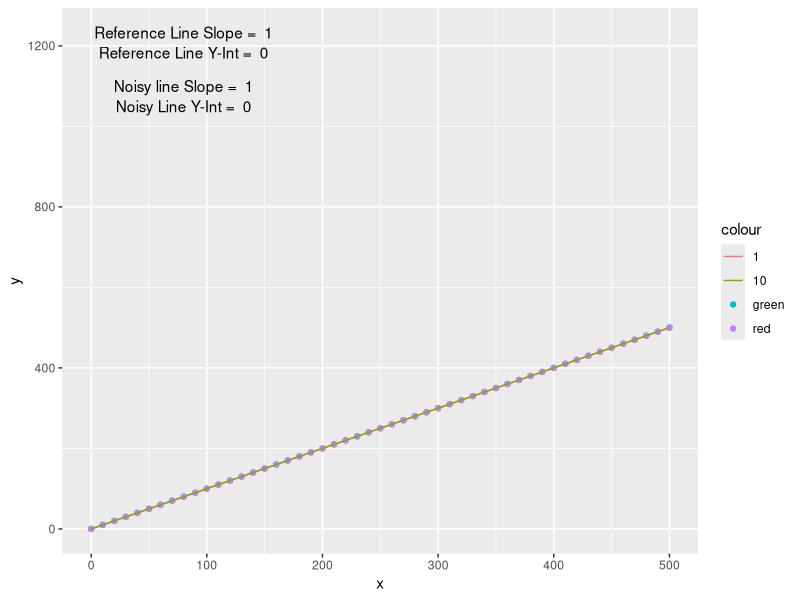
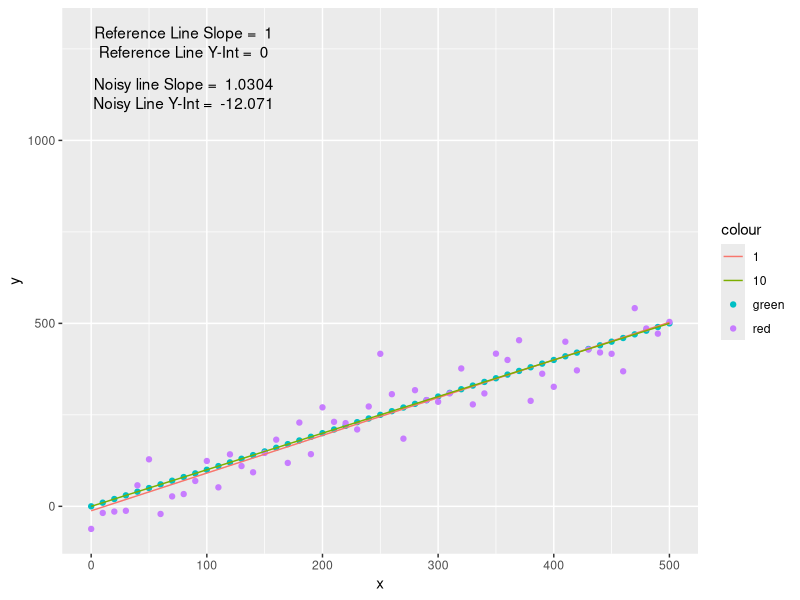
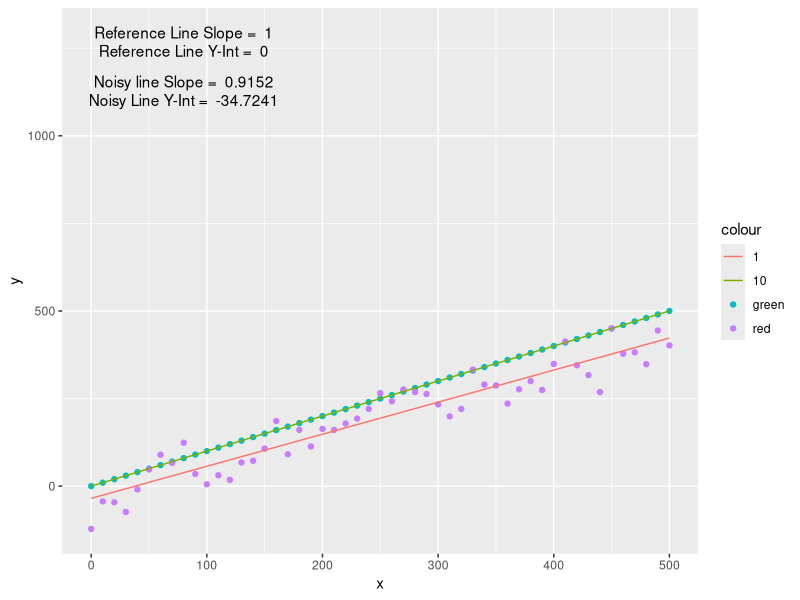
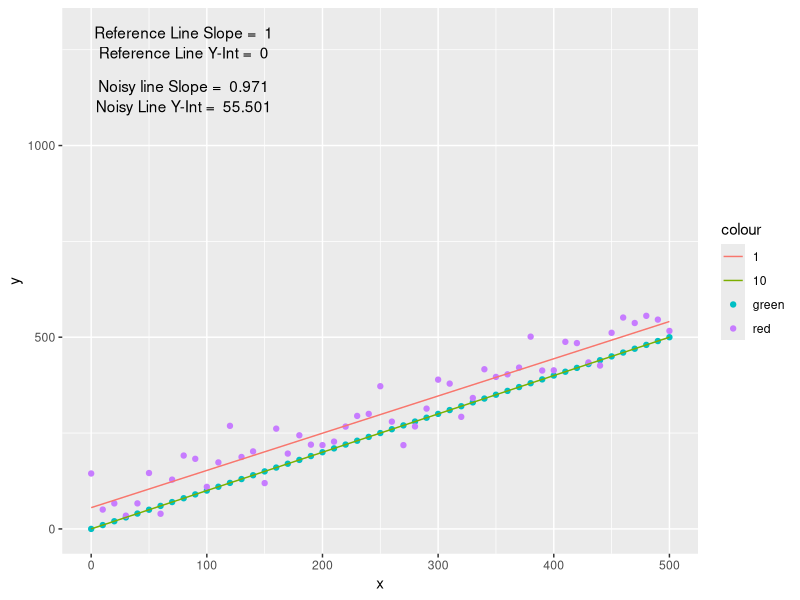
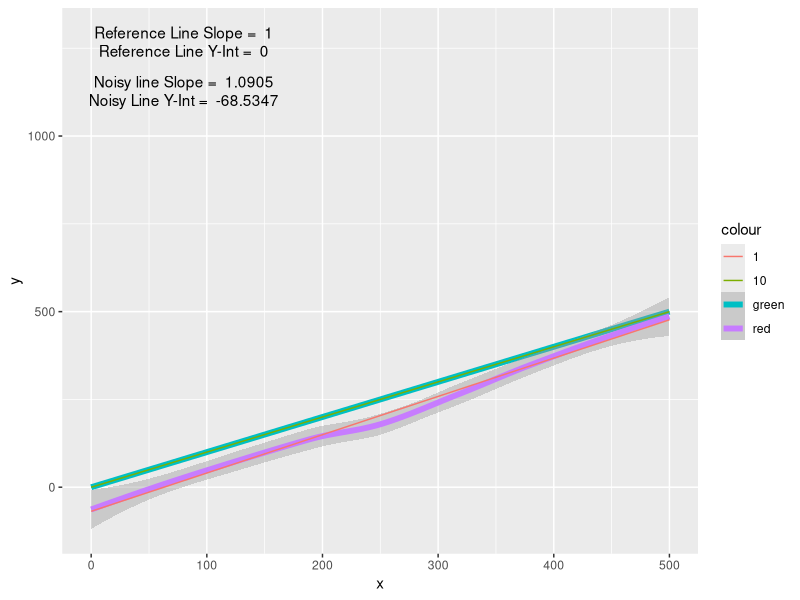
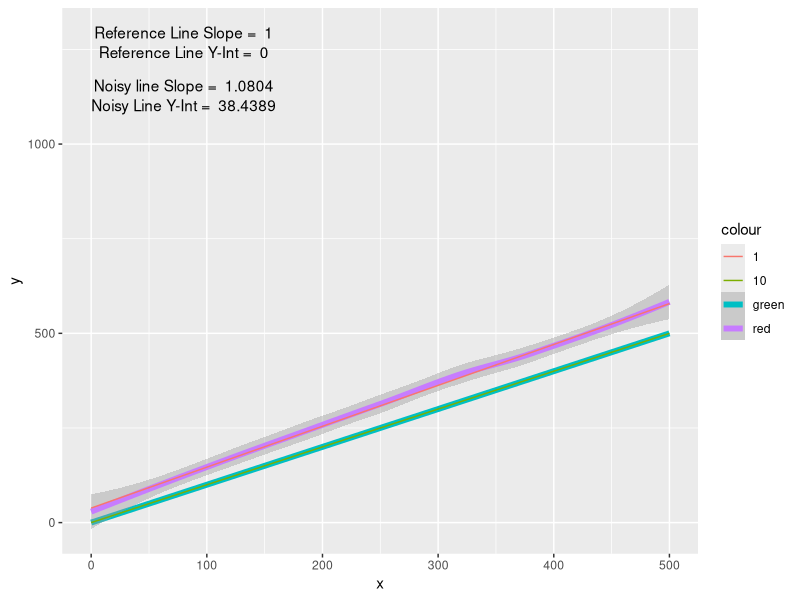
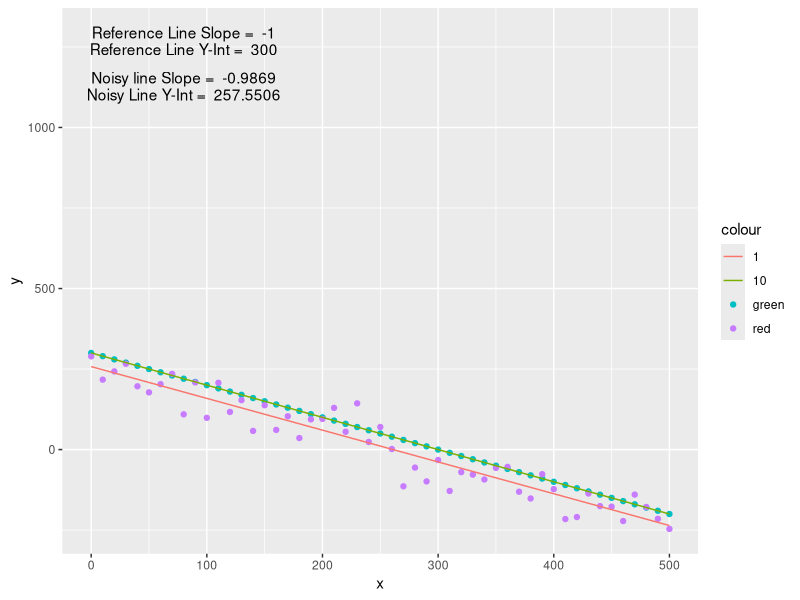
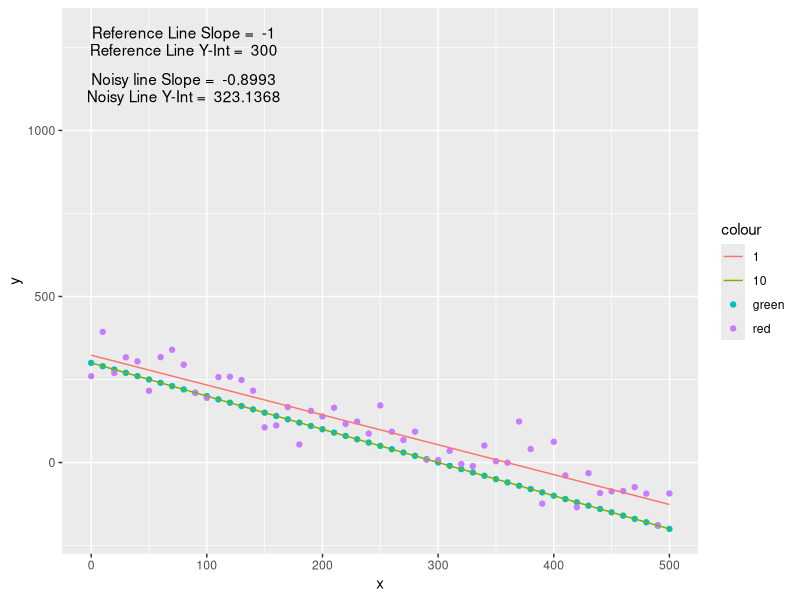

These figures' R source, in order:
## ---- chunk 1

library(ggplot2)

      x <- seq(from=0, to=500, by=10)
      beta <- 1
      yint <- 0
      mean1 <- 0
      sd1 <- 0 
      plot_type <- "point"
      y <-  x * beta + yint   

      y1 = yint
      y2 = yint + 500 * beta
      if(y1 > y2) {
        ymax = y1
      } else {
        ymax = y2
      }
      # this is for positioning text labels on plot
      ymax = abs(500 * beta) * 2.0  + abs(sd1 + 200) * 1.25
      yfactor =  ymax / 750 
      


      yo <- y + rnorm(length(x), mean=mean1, sd=sd1)
      dfa_xy <- data.frame(x=x, y=y, yo=yo)
      
      lmfit_o <- lm(yo ~ x, data=dfa_xy)
      lmfit_a <- lm(y ~ x, data=dfa_xy)


      xfit <- c(0, 500)
      yfit <- c (lmfit_o$coeff[1][1], 500 * lmfit_o$coeff[2][1] +lmfit_o$coeff[1][1])
      dfo_xy <- data.frame(x=xfit, y=yfit)
      
       
      
      g <- ggplot(dfa_xy) 
      if(plot_type == "point") {
            g <- g + geom_point(aes(x=x, y=y,  colour="green" ) ) + geom_point(aes(x=x, y=yo, colour="red")) 
      } else {
             g <- g + geom_smooth(aes(x=x, y=y,  colour="green" ),  size=2  ) + geom_smooth(aes(x=x, y=yo, colour="red"),  size=2 ) 

      }
      
      g <- g + annotate("text", x=80, y=ymax - 10 * yfactor, label = paste("Reference Line Slope = ", round(lmfit_a$coeff[2][1], 4)))
      g <- g + annotate("text", x=80, y=ymax - 40 * yfactor, label = paste("Reference Line Y-Int = ", round(lmfit_a$coeff[1][1], 4)))
      
       
      g <- g + annotate("text", x=80, y=ymax - 90 * yfactor, label = paste("Noisy line Slope = ", round(lmfit_o$coeff[2][1], 4)))
      g <- g + annotate("text", x=80, y=ymax - 120 * yfactor, label = paste("Noisy Line Y-Int = ", round(lmfit_o$coeff[1][1], 4)))      
      g <- g + geom_line(data=dfo_xy, aes(x=x, y=y,  colour="1" ), linetype=1)
      g <- g + geom_line( aes(x=x, y=y,  colour="10" ), linetype=1)
      g
    
## ---- chunk 2
      beta <- 1 
      yint <- 0
      mean1 <- 0
      sd1 <- 50 
      plot_type <- "point"
      y <-  x * beta + yint   

      y1 = yint
      y2 = yint + 500 * beta
      if(y1 > y2) {
        ymax = y1
      } else {
        ymax = y2
      }
      # this is for positioning text labels on plot
      ymax = abs(500 * beta) * 2.0  + abs(sd1 + 200) * 1.25
      yfactor =  ymax / 750 
      

      yo <- y + rnorm(length(x), mean=mean1, sd=sd1)
      dfa_xy <- data.frame(x=x, y=y, yo=yo)
      
      lmfit_o <- lm(yo ~ x, data=dfa_xy)
      lmfit_a <- lm(y ~ x, data=dfa_xy)
       
      xfit <- c(0, 500)
      yfit <- c (lmfit_o$coeff[1][1], 500 * lmfit_o$coeff[2][1] +lmfit_o$coeff[1][1])
      dfo_xy <- data.frame(x=xfit, y=yfit)
      
      
      g <- ggplot(dfa_xy) 
      if(plot_type == "point") {
            g <- g + geom_point(aes(x=x, y=y,  colour="green" ) ) + geom_point(aes(x=x, y=yo, colour="red")) 
      } else {
             g <- g + geom_smooth(aes(x=x, y=y,  colour="green" ),  size=2  ) + geom_smooth(aes(x=x, y=yo, colour="red"),  size=2 ) 

      }
      g <- g + annotate("text", x=80, y=ymax - 10 * yfactor, label = paste("Reference Line Slope = ", round(lmfit_a$coeff[2][1], 4)))
      g <- g + annotate("text", x=80, y=ymax - 40 * yfactor, label = paste("Reference Line Y-Int = ", round(lmfit_a$coeff[1][1], 4)))
      
       
      g <- g + annotate("text", x=80, y=ymax - 90 * yfactor, label = paste("Noisy line Slope = ", round(lmfit_o$coeff[2][1], 4)))
      g <- g + annotate("text", x=80, y=ymax - 120 * yfactor, label = paste("Noisy Line Y-Int = ", round(lmfit_o$coeff[1][1], 4)))      
      g <- g + geom_line(data=dfo_xy, aes(x=x, y=y,  colour="1" ), linetype=1)
      g <- g + geom_line( aes(x=x, y=y,  colour="10" ), linetype=1)
      g
    
## ---- chunk 3
      beta <- 1 
      yint <- 0
      mean1 <- -50
      sd1 <- 50 
      plot_type <- "point"
      ya <-  x * beta + yint   

      y1 = yint
      y2 = yint + 500 * beta
      if(y1 > y2) {
        ymax = y1
      } else {
        ymax = y2
      }
      # this is for positioning text labels on plot
      ymax = abs(500 * beta) * 2.0  + abs(sd1 + 200) * 1.25
      yfactor =  ymax / 750 
      


      yo <- y + rnorm(length(x), mean=mean1, sd=sd1)
      dfa_xy <- data.frame(x=x, y=y, yo=yo)
      
      lmfit_o <- lm(yo ~ x, data=dfa_xy)
      lmfit_a <- lm(y ~ x, data=dfa_xy)
       
      xfit <- c(0, 500)
      yfit <- c (lmfit_o$coeff[1][1], 500 * lmfit_o$coeff[2][1] +lmfit_o$coeff[1][1])
      dfo_xy <- data.frame(x=xfit, y=yfit)
      
      
      g <- ggplot(dfa_xy) 
      if(plot_type == "point") {
            g <- g + geom_point(aes(x=x, y=y,  colour="green" ) ) + geom_point(aes(x=x, y=yo, colour="red")) 
      } else {
             g <- g + geom_smooth(aes(x=x, y=y,  colour="green" ),  size=2  ) + geom_smooth(aes(x=x, y=yo, colour="red"),  size=2 ) 

      }
      g <- g + annotate("text", x=80, y=ymax - 10 * yfactor, label = paste("Reference Line Slope = ", round(lmfit_a$coeff[2][1], 4)))
      g <- g + annotate("text", x=80, y=ymax - 40 * yfactor, label = paste("Reference Line Y-Int = ", round(lmfit_a$coeff[1][1], 4)))
      
       
      g <- g + annotate("text", x=80, y=ymax - 90 * yfactor, label = paste("Noisy line Slope = ", round(lmfit_o$coeff[2][1], 4)))
      g <- g + annotate("text", x=80, y=ymax - 120 * yfactor, label = paste("Noisy Line Y-Int = ", round(lmfit_o$coeff[1][1], 4)))      
      g <- g + geom_line(data=dfo_xy, aes(x=x, y=y,  colour="1" ), linetype=1)
      g <- g + geom_line( aes(x=x, y=y,  colour="10" ), linetype=1)
      g
    
## ---- chunk 4
      beta <- 1 
      yint <- 0
      mean1 <- 50
      sd1 <- 50 
      plot_type <- "point"
      ya <-  x * beta + yint  

      y1 = yint
      y2 = yint + 500 * beta
      if(y1 > y2) {
        ymax = y1
      } else {
        ymax = y2
      }
      # this is for positioning text labels on plot
      ymax = abs(500 * beta) * 2.0  + abs(sd1 + 200) * 1.25
      yfactor =  ymax / 750 
      


      yo <- y + rnorm(length(x), mean=mean1, sd=sd1)
      dfa_xy <- data.frame(x=x, y=y, yo=yo)
      
      lmfit_o <- lm(yo ~ x, data=dfa_xy)
      lmfit_a <- lm(y ~ x, data=dfa_xy)
       
      xfit <- c(0, 500)
      yfit <- c (lmfit_o$coeff[1][1], 500 * lmfit_o$coeff[2][1] +lmfit_o$coeff[1][1])
      dfo_xy <- data.frame(x=xfit, y=yfit)
      
      
      g <- ggplot(dfa_xy) 
      if(plot_type == "point") {
            g <- g + geom_point(aes(x=x, y=y,  colour="green" ) ) + geom_point(aes(x=x, y=yo, colour="red")) 
      } else {
             g <- g + geom_smooth(aes(x=x, y=y,  colour="green" ),  size=2  ) + geom_smooth(aes(x=x, y=yo, colour="red"),  size=2 ) 

      }
      g <- g + annotate("text", x=80, y=ymax - 10 * yfactor, label = paste("Reference Line Slope = ", round(lmfit_a$coeff[2][1], 4)))
      g <- g + annotate("text", x=80, y=ymax - 40 * yfactor, label = paste("Reference Line Y-Int = ", round(lmfit_a$coeff[1][1], 4)))
      
       
      g <- g + annotate("text", x=80, y=ymax - 90 * yfactor, label = paste("Noisy line Slope = ", round(lmfit_o$coeff[2][1], 4)))
      g <- g + annotate("text", x=80, y=ymax - 120 * yfactor, label = paste("Noisy Line Y-Int = ", round(lmfit_o$coeff[1][1], 4)))      
      g <- g + geom_line(data=dfo_xy, aes(x=x, y=y,  colour="1" ), linetype=1)
      g <- g + geom_line( aes(x=x, y=y,  colour="10" ), linetype=1)
      g
    
## ---- chunk 5
      beta <- 1 
      yint <- 0
      mean1 <- -50
      sd1 <- 50 
      plot_type <- "line"
      y <-  x * beta + yint    


      y1 = yint
      y2 = yint + 500 * beta
      if(y1 > y2) {
        ymax = y1
      } else {
        ymax = y2
      }
      # this is for positioning text labels on plot
      ymax = abs(500 * beta) * 2.0  + abs(sd1 + 200) * 1.25
      yfactor =  ymax / 750 
      


      yo <- y + rnorm(length(x), mean=mean1, sd=sd1)
      dfa_xy <- data.frame(x=x, y=y, yo=yo)
      
      lmfit_o <- lm(yo ~ x, data=dfa_xy)
      lmfit_a <- lm(y ~ x, data=dfa_xy)
       
      xfit <- c(0, 500)
      yfit <- c (lmfit_o$coeff[1][1], 500 * lmfit_o$coeff[2][1] +lmfit_o$coeff[1][1])
      dfo_xy <- data.frame(x=xfit, y=yfit)
      
      
      g <- ggplot(dfa_xy) 
      if(plot_type == "point") {
            g <- g + geom_point(aes(x=x, y=y,  colour="green" ) ) + geom_point(aes(x=x, y=yo, colour="red")) 
      } else {
             g <- g + geom_smooth(aes(x=x, y=y,  colour="green" ),  size=2  ) + geom_smooth(aes(x=x, y=yo, colour="red"),  size=2 ) 

      }

      g <- g + annotate("text", x=80, y=ymax - 10 * yfactor, label = paste("Reference Line Slope = ", round(lmfit_a$coeff[2][1], 4)))
      g <- g + annotate("text", x=80, y=ymax - 40 * yfactor, label = paste("Reference Line Y-Int = ", round(lmfit_a$coeff[1][1], 4)))
      
       
      g <- g + annotate("text", x=80, y=ymax - 90 * yfactor, label = paste("Noisy line Slope = ", round(lmfit_o$coeff[2][1], 4)))
      g <- g + annotate("text", x=80, y=ymax - 120 * yfactor, label = paste("Noisy Line Y-Int = ", round(lmfit_o$coeff[1][1], 4)))      
      g <- g + geom_line(data=dfo_xy, aes(x=x, y=y,  colour="1" ), linetype=1)
      g <- g + geom_line( aes(x=x, y=y,  colour="10" ), linetype=1)
      g
    
## ---- chunk 6
      beta <- 1 
      yint <- 0
      mean1 <- 50
      sd1 <- 50 
      plot_type <- "line"
      y <-  x * beta + yint  

      y1 = yint
      y2 = yint + 500 * beta
      if(y1 > y2) {
        ymax = y1
      } else {
        ymax = y2
      }
      # this is for positioning text labels on plot
      ymax = abs(500 * beta) * 2.0  + abs(sd1 + 200) * 1.25
      yfactor =  ymax / 750 
      



      yo <- y + rnorm(length(x), mean=mean1, sd=sd1)
      dfa_xy <- data.frame(x=x, y=y, yo=yo)
      
      lmfit_o <- lm(yo ~ x, data=dfa_xy)
      lmfit_a <- lm(y ~ x, data=dfa_xy)
       
      xfit <- c(0, 500)
      yfit <- c (lmfit_o$coeff[1][1], 500 * lmfit_o$coeff[2][1] +lmfit_o$coeff[1][1])
      dfo_xy <- data.frame(x=xfit, y=yfit)
      
      
      g <- ggplot(dfa_xy) 
      if(plot_type == "point") {
            g <- g + geom_point(aes(x=x, y=y,  colour="green" ) ) + geom_point(aes(x=x, y=yo, colour="red")) 
      } else {
             g <- g + geom_smooth(aes(x=x, y=y,  colour="green"  ),  size=2 ) + geom_smooth(aes(x=x, y=yo, colour="red"),  size=2 ) 

      }
      g <- g + annotate("text", x=80, y=ymax - 10 * yfactor, label = paste("Reference Line Slope = ", round(lmfit_a$coeff[2][1], 4)))
      g <- g + annotate("text", x=80, y=ymax - 40 * yfactor, label = paste("Reference Line Y-Int = ", round(lmfit_a$coeff[1][1], 4)))
      
       
      g <- g + annotate("text", x=80, y=ymax - 90 * yfactor, label = paste("Noisy line Slope = ", round(lmfit_o$coeff[2][1], 4)))
      g <- g + annotate("text", x=80, y=ymax - 120 * yfactor, label = paste("Noisy Line Y-Int = ", round(lmfit_o$coeff[1][1], 4)))      
      g <- g + geom_line(data=dfo_xy, aes(x=x, y=y,  colour="1" ), linetype=1)
      g <- g + geom_line( aes(x=x, y=y,  colour="10" ), linetype=1)
      g
    
## ---- chunk 7
      beta <- -1 
      yint <- 300
      mean1 <- -50
      sd1 <- 50 
      plot_type <- "point"
      y <-  x * beta + yint    

      y1 = yint
      y2 = yint + 500 * beta
      if(y1 > y2) {
        ymax = y1
      } else {
        ymax = y2
      }
      # this is for positioning text labels on plot
      ymax = abs(500 * beta) * 2.0  + abs(sd1 + 200) * 1.25
      yfactor =  ymax / 750 
      


      yo <- y + rnorm(length(x), mean=mean1, sd=sd1)
      dfa_xy <- data.frame(x=x, y=y, yo=yo)
      
      lmfit_o <- lm(yo ~ x, data=dfa_xy)
      lmfit_a <- lm(y ~ x, data=dfa_xy)
       
      xfit <- c(0, 500)
      yfit <- c (lmfit_o$coeff[1][1], 500 * lmfit_o$coeff[2][1] +lmfit_o$coeff[1][1])
      dfo_xy <- data.frame(x=xfit, y=yfit)
      
      
      g <- ggplot(dfa_xy) 
      if(plot_type == "point") {
            g <- g + geom_point(aes(x=x, y=y,  colour="green" ) ) + geom_point(aes(x=x, y=yo, colour="red")) 
      } else {
             g <- g + geom_smooth(aes(x=x, y=y,  colour="green" ),  size=2  ) + geom_smooth(aes(x=x, y=yo, colour="red"),  size=2 ) 

      }
      g <- g + annotate("text", x=80, y=ymax - 10 * yfactor, label = paste("Reference Line Slope = ", round(lmfit_a$coeff[2][1], 4)))
      g <- g + annotate("text", x=80, y=ymax - 40 * yfactor, label = paste("Reference Line Y-Int = ", round(lmfit_a$coeff[1][1], 4)))
      
       
      g <- g + annotate("text", x=80, y=ymax - 90 * yfactor, label = paste("Noisy line Slope = ", round(lmfit_o$coeff[2][1], 4)))
      g <- g + annotate("text", x=80, y=ymax - 120 * yfactor, label = paste("Noisy Line Y-Int = ", round(lmfit_o$coeff[1][1], 4)))      
      g <- g + geom_line(data=dfo_xy, aes(x=x, y=y,  colour="1" ), linetype=1)
      g <- g + geom_line( aes(x=x, y=y,  colour="10" ), linetype=1)
      g
    
## ---- chunk 8
      beta <- -1 
      yint <- 300
      mean1 <- 50
      sd1 <- 50 
      plot_type <- "point"
      y <-  x * beta + yint  

      y1 = yint
      y2 = yint + 500 * beta
      if(y1 > y2) {
        ymax = y1
      } else {
        ymax = y2
      }
      # this is for positioning text labels on plot
      ymax = abs(500 * beta) * 2.0  + abs(sd1 + 200) * 1.25
      yfactor =  ymax / 750 
      


      yo <- y + rnorm(length(x), mean=mean1, sd=sd1)
      dfa_xy <- data.frame(x=x, y=y, yo=yo)
      
      lmfit_o <- lm(yo ~ x, data=dfa_xy)
      lmfit_a <- lm(y ~ x, data=dfa_xy)
       
      xfit <- c(0, 500)
      yfit <- c (lmfit_o$coeff[1][1], 500 * lmfit_o$coeff[2][1] +lmfit_o$coeff[1][1])
      dfo_xy <- data.frame(x=xfit, y=yfit)
      
      
      g <- ggplot(dfa_xy) 
      if(plot_type == "point") {
            g <- g + geom_point(aes(x=x, y=y,  colour="green" ) ) + geom_point(aes(x=x, y=yo, colour="red")) 
      } else {
             g <- g + geom_smooth(aes(x=x, y=y,  colour="green" ),  size=2  ) + geom_smooth(aes(x=x, y=yo, colour="red"),  size=2 ) 

      }
      g <- g + annotate("text", x=80, y=ymax - 10 * yfactor, label = paste("Reference Line Slope = ", round(lmfit_a$coeff[2][1], 4)))
      g <- g + annotate("text", x=80, y=ymax - 40 * yfactor, label = paste("Reference Line Y-Int = ", round(lmfit_a$coeff[1][1], 4)))
      
       
      g <- g + annotate("text", x=80, y=ymax - 90 * yfactor, label = paste("Noisy line Slope = ", round(lmfit_o$coeff[2][1], 4)))
      g <- g + annotate("text", x=80, y=ymax - 120 * yfactor, label = paste("Noisy Line Y-Int = ", round(lmfit_o$coeff[1][1], 4)))      
      g <- g + geom_line(data=dfo_xy, aes(x=x, y=y,  colour="1" ), linetype=1)
      g <- g + geom_line( aes(x=x, y=y,  colour="10" ), linetype=1)
      g
    
## ---- chunk 9
      beta <- 1 
      yint <- 0
      mean1 <- -50
      sd1 <- 0 
      plot_type <- "point"
      y <-  x * beta + yint  

      y1 = yint
      y2 = yint + 500 * beta
      if(y1 > y2) {
        ymax = y1
      } else {
        ymax = y2
      }
      # this is for positioning text labels on plot
      ymax = abs(500 * beta) * 2.0  + abs(sd1 + 200) * 1.25
      yfactor =  ymax / 750 
      


      yo <- y + rnorm(length(x), mean=mean1, sd=sd1)
      dfa_xy <- data.frame(x=x, y=y, yo=yo)
      
      lmfit_o <- lm(yo ~ x, data=dfa_xy)
      lmfit_a <- lm(y ~ x, data=dfa_xy)
       
      xfit <- c(0, 500)
      yfit <- c (lmfit_o$coeff[1][1], 500 * lmfit_o$coeff[2][1] +lmfit_o$coeff[1][1])
      dfo_xy <- data.frame(x=xfit, y=yfit)
      
      
      g <- ggplot(dfa_xy) 
      if(plot_type == "point") {
            g <- g + geom_point(aes(x=x, y=y,  colour="green" ) ) + geom_point(aes(x=x, y=yo, colour="red")) 
      } else {
             g <- g + geom_smooth(aes(x=x, y=y,  colour="green" ),  size=2  ) + geom_smooth(aes(x=x, y=yo, colour="red"),  size=2 ) 

      }
      g <- g + annotate("text", x=80, y=ymax - 10 * yfactor, label = paste("Reference Line Slope = ", round(lmfit_a$coeff[2][1], 4)))
      g <- g + annotate("text", x=80, y=ymax - 40 * yfactor, label = paste("Reference Line Y-Int = ", round(lmfit_a$coeff[1][1], 4)))
      
       
      g <- g + annotate("text", x=80, y=ymax - 90 * yfactor, label = paste("Noisy line Slope = ", round(lmfit_o$coeff[2][1], 4)))
      g <- g + annotate("text", x=80, y=ymax - 120 * yfactor, label = paste("Noisy Line Y-Int = ", round(lmfit_o$coeff[1][1], 4)))      
      g <- g + geom_line(data=dfo_xy, aes(x=x, y=y,  colour="1" ), linetype=1)
      g <- g + geom_line( aes(x=x, y=y,  colour="10" ), linetype=1)
      g
## ---- chunk 10
      beta <- 1 
      yint <- 0
      mean1 <- 50
      sd1 <- 0 
      plot_type <- "point"
      y <-  x * beta + yint  

      y1 = yint
      y2 = yint + 500 * beta
      if(y1 > y2) {
        ymax = y1
      } else {
        ymax = y2
      }
      # this is for positioning text labels on plot
      ymax = abs(500 * beta) * 2.0  + abs(sd1 + 200) * 1.25
      yfactor =  ymax / 750 
      


      yo <- y + rnorm(length(x), mean=mean1, sd=sd1)
      dfa_xy <- data.frame(x=x, y=y, yo=yo)
      
      lmfit_o <- lm(yo ~ x, data=dfa_xy)
      lmfit_a <- lm(y ~ x, data=dfa_xy)
       
      xfit <- c(0, 500)
      yfit <- c (lmfit_o$coeff[1][1], 500 * lmfit_o$coeff[2][1] +lmfit_o$coeff[1][1])
      dfo_xy <- data.frame(x=xfit, y=yfit)
      
      
      g <- ggplot(dfa_xy) 
      if(plot_type == "point") {
            g <- g + geom_point(aes(x=x, y=y,  colour="green" ) ) + geom_point(aes(x=x, y=yo, colour="red")) 
      } else {
             g <- g + geom_smooth(aes(x=x, y=y,  colour="green" ),  size=2  ) + geom_smooth(aes(x=x, y=yo, colour="red"),  size=2 ) 

      }
      g <- g + annotate("text", x=80, y=ymax - 10 * yfactor, label = paste("Reference Line Slope = ", round(lmfit_a$coeff[2][1], 4)))
      g <- g + annotate("text", x=80, y=ymax - 40 * yfactor, label = paste("Reference Line Y-Int = ", round(lmfit_a$coeff[1][1], 4)))
      
       
      g <- g + annotate("text", x=80, y=ymax - 90 * yfactor, label = paste("Noisy line Slope = ", round(lmfit_o$coeff[2][1], 4)))
      g <- g + annotate("text", x=80, y=ymax - 120 * yfactor, label = paste("Noisy Line Y-Int = ", round(lmfit_o$coeff[1][1], 4)))      
      g <- g + geom_line(data=dfo_xy, aes(x=x, y=y,  colour="1" ), linetype=1)
      g <- g + geom_line( aes(x=x, y=y,  colour="10" ), linetype=1)
      g
    
